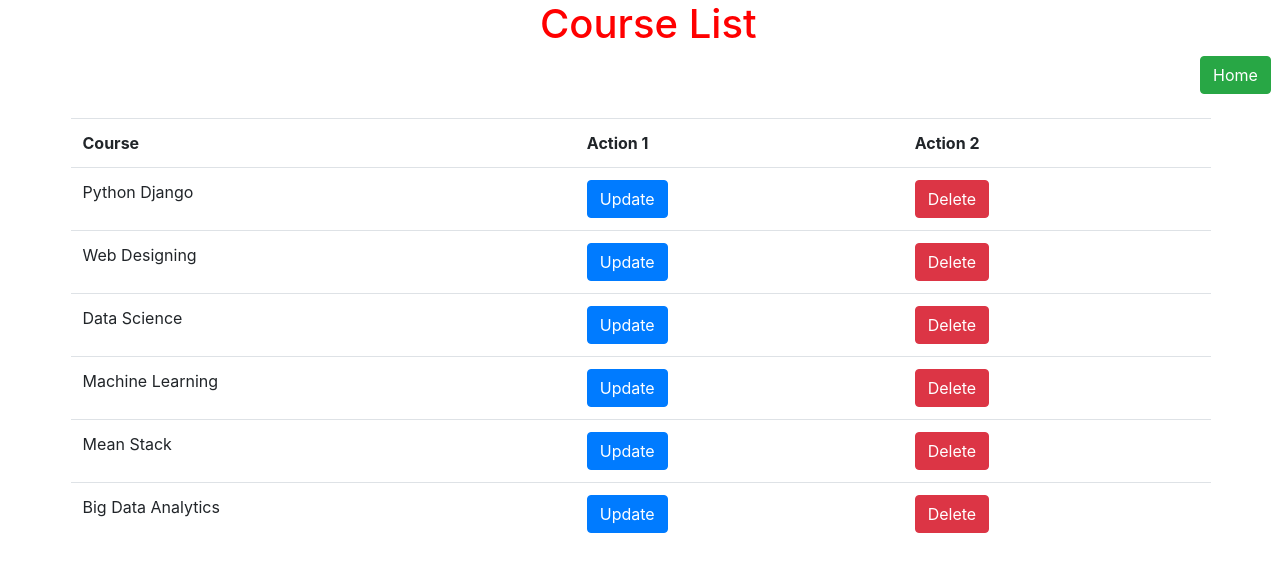
Screenshot of /Enquiry/listcourse with the database file from the repository.
### Enquiry/models.py (models this page shows, shortened)
class Course(models.Model):
    Course=models.CharField(max_length=150,unique=True)

### Enquiry/views.py (the view)
# urls.py: path('listcourse',CourseList.as_view(),name='listcourse'),
class CourseList(ListView):
    model = Course
    template_name = 'Course/list_course.html'
    context_object_name = "qs"

### Enquiry/templates/Course/list_course.html (shortened to what this page needs)
<!DOCTYPE html>
<html lang="en">
<head>
    <link rel="stylesheet" href="https://stackpath.bootstrapcdn.com/bootstrap/4.5.0/css/bootstrap.min.css">
</head>
<body>
<h1 style="color: red;padding-left: 540px">Course List</h1>
<a href="{% url 'home' %}" class="btn btn-success" style="margin-left: 1200px">Home</a><br><br>
<div class="container">
<div class="row">
<table class="table dark">
<tr>
    <th>Course</th>
    <th>Action 1</th>
    <th>Action 2</th>
</tr>
    {% for data in qs %}
    <tr>
    <td>{{ data.Course }}</td>
        <td><a href="{% url 'updatecourse' data.id %}" class="btn btn-primary" >Update</td>
        <td><a href="{% url 'deletecourse' data.id %}" class="btn btn-danger">Delete</a> </td>
        {% endfor %}
    </tr>
</table>
</div>
</div>
</body>
</html>

### rows the page displays
Course: Course "Python Django"
Course: Course "Web Designing"
Course: Course "Data Science"
Course: Course "Machine Learning"
Course: Course "Mean Stack"
Course: Course "Big Data Analytics"
